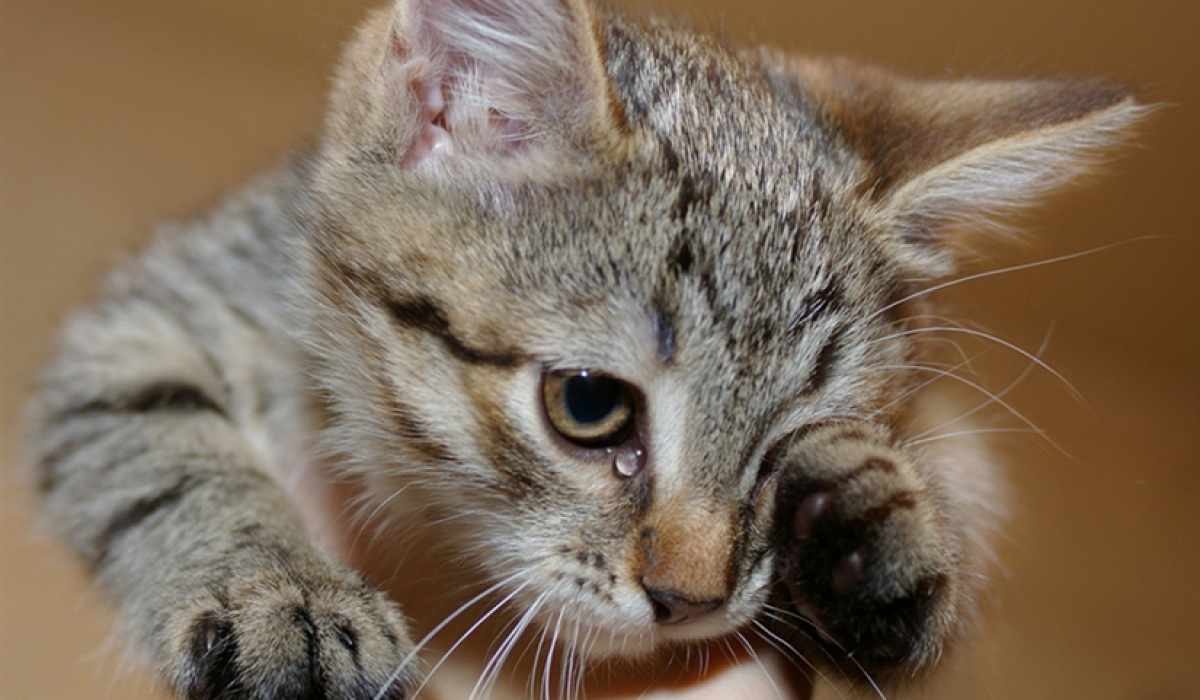
#> input picture 19lb/котик22.jpg, 1200 x 700 px
$ python 3.py
#> lines starting #> are read from the running program, lines starting #| are printed output that depends on the picture
from PIL import Image
ris = Image.open("котик22.jpg")
#> ris is the input picture: PIL image 1200x700 RGB; mean R, G, B 124.2, 106.2, 87.4
width, height = ris.size
#> width = 1200; height = 700
image = Image.new("RGB", (width, height))
#> image: PIL image 1200x700 RGB; every value is 0
for y in range(height):
    for x in range(width):
        xl = ris.getpixel((x, y))
        red, green, blue = xl

        min_rgb = min(red, green, blue)
        max_rgb2 = max(red, green, blue)

        new_red = min_rgb
        new_green = green
        new_blue = max_rgb2

        image.putpixel((x, height - y - 1), (new_red, new_green, new_blue))
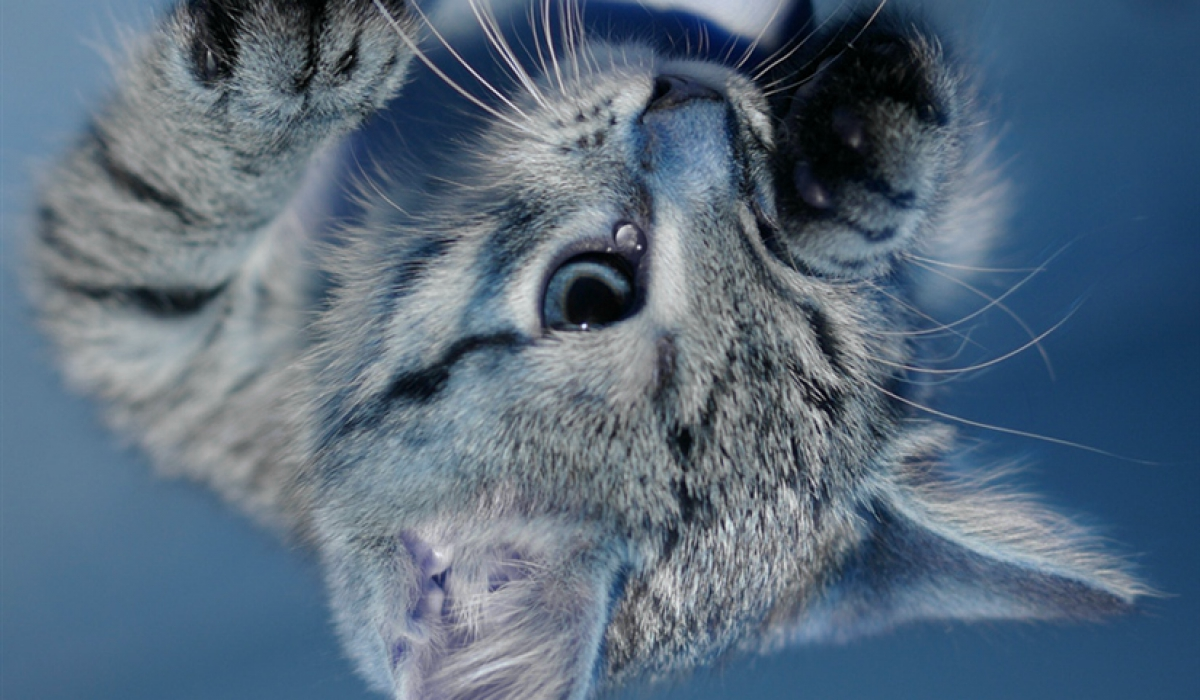
#> image: PIL image 1200x700 RGB; mean R, G, B 87.1, 106.2, 124.4
image = image.transpose(Image.ROTATE_180)
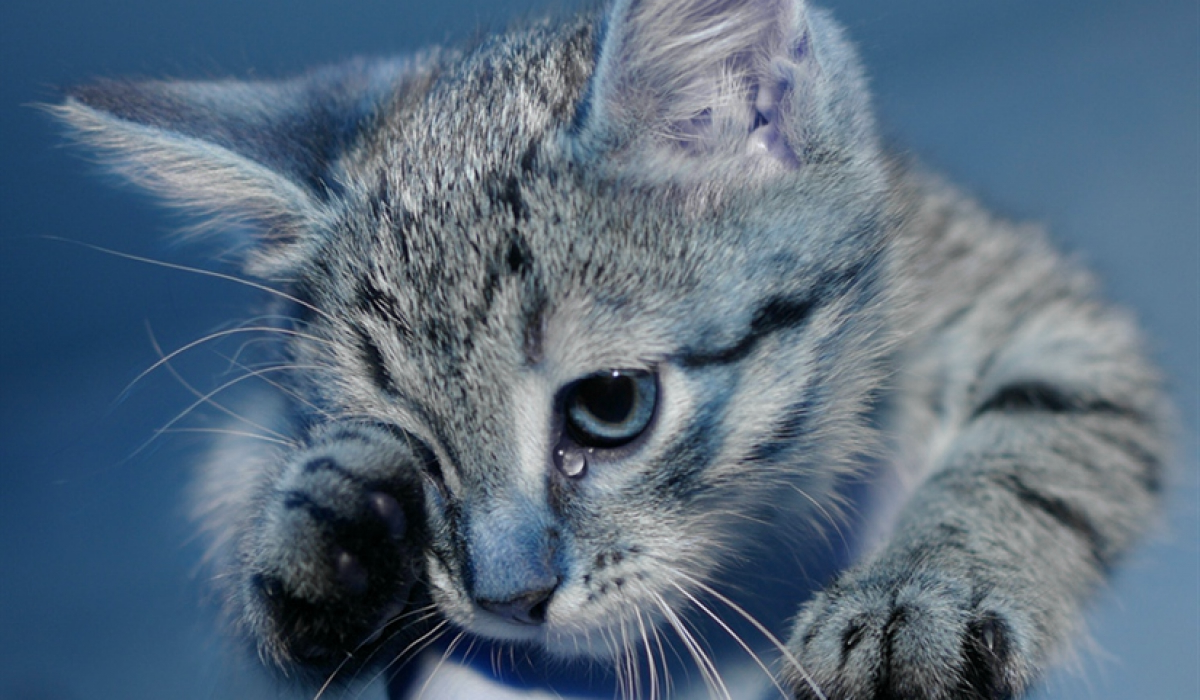
#> image: PIL image 1200x700 RGB; mean R, G, B 87.1, 106.2, 124.4
image.save("котик222.jpg")
image.show()

$ run again, with 19lb/котик44.jpg copied over 19lb/котик22.jpg
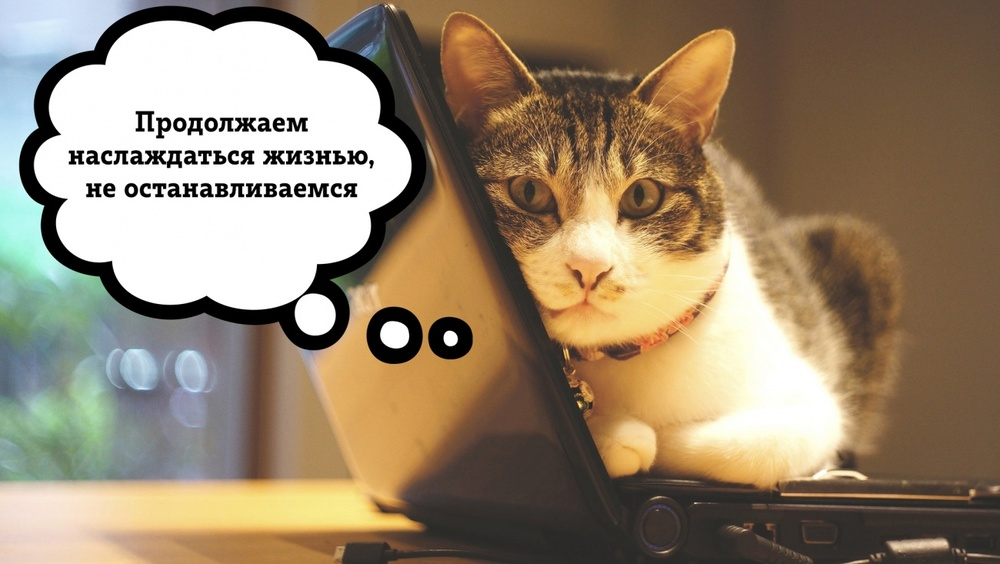
#> input picture 19lb/котик44.jpg, 1000 x 564 px, shrunk from 1300 x 733 before the run
#> ris is the input picture: PIL image 1000x564 RGB; mean R, G, B 151.5, 133.8, 110
#> after the loop `for y in range(height):`:
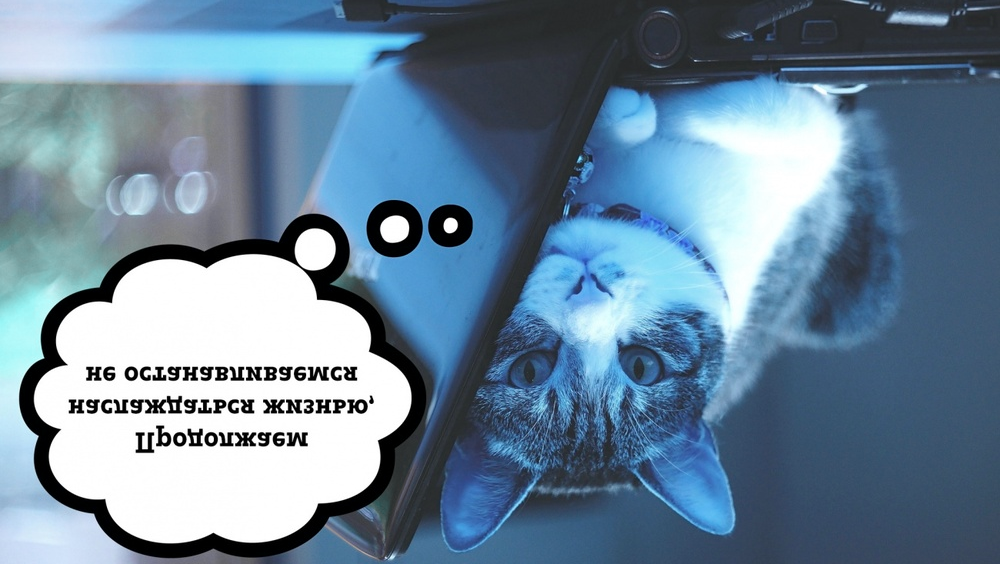
#> image: PIL image 1000x564 RGB; mean R, G, B 107.2, 133.8, 155.1
#> `image = image.transpose(Image.ROTATE_180)`:
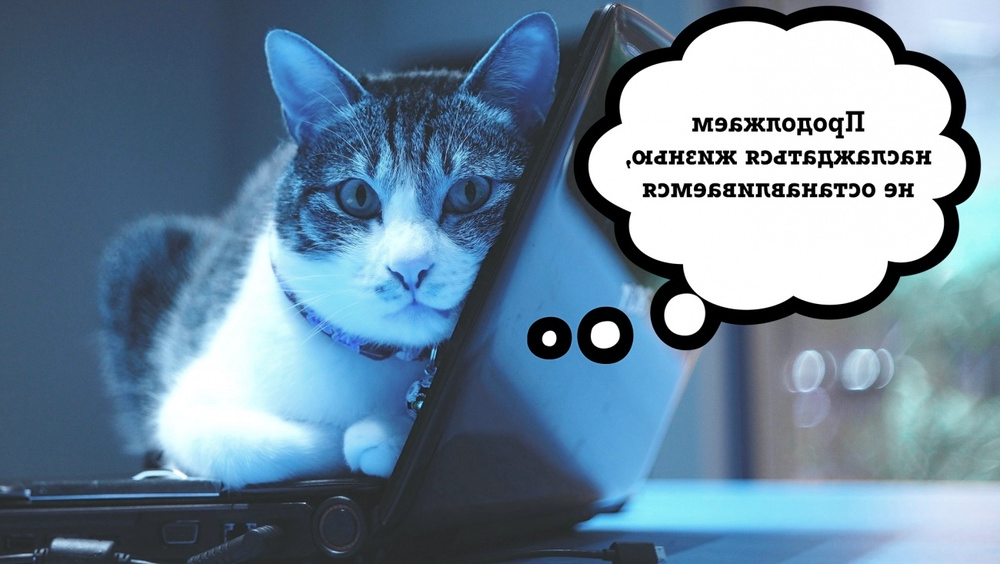
#> image: PIL image 1000x564 RGB; mean R, G, B 107.2, 133.8, 155.1
